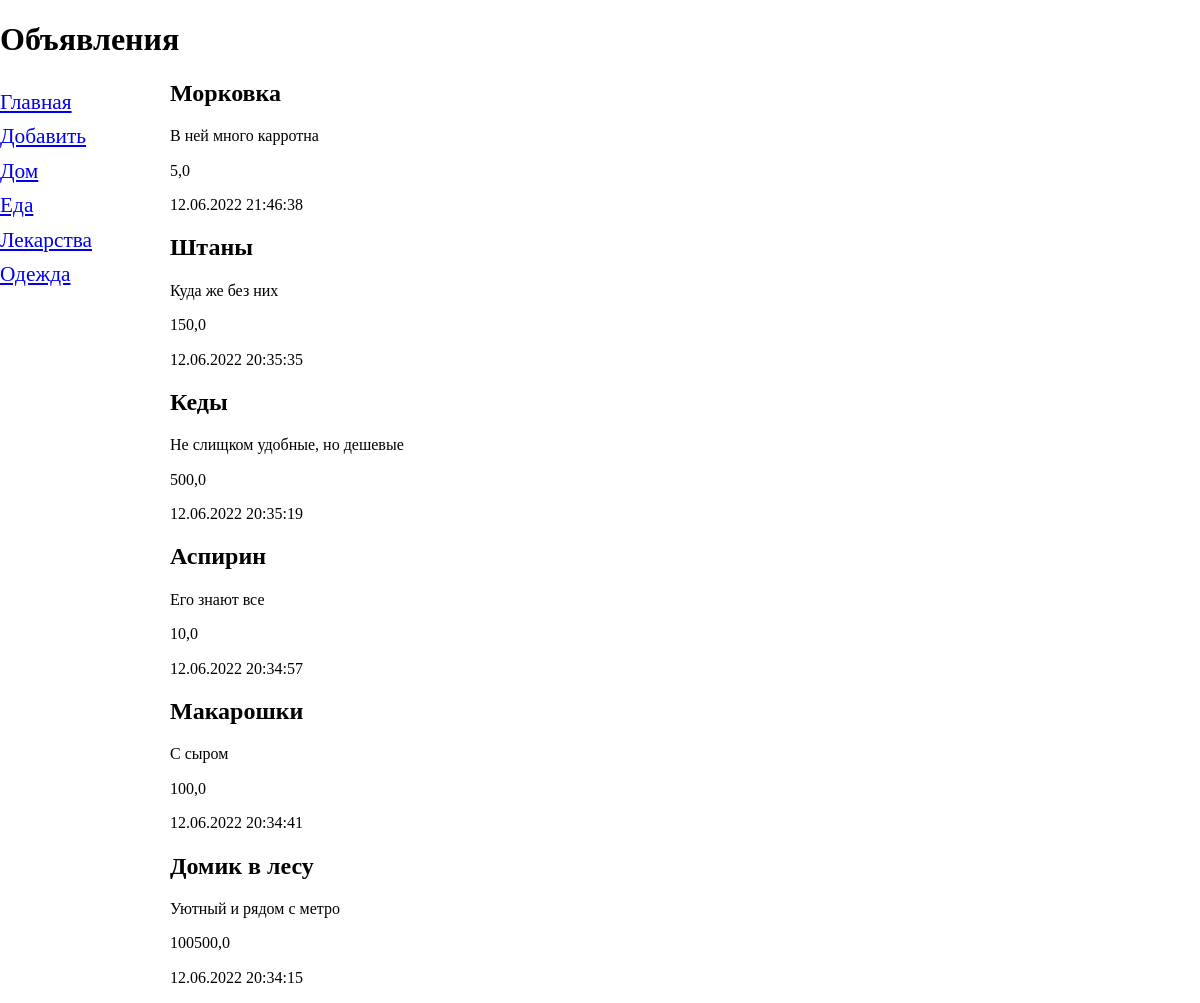
/bboard/, run on the app's committed database.
### bboard/models.py (models this page shows, shortened)
class Rubric(models.Model):
    name = models.CharField(max_length=50, db_index=True, verbose_name="Название")
    class Meta:
        verbose_name_plural = "Рубрика"
        verbose_name = "Рубрика"
        ordering = ["name"]

class Bb(models.Model):
    rubric = models.ForeignKey(
        "Rubric", null=True, on_delete=models.PROTECT, verbose_name="Рубрика"
    )
    title = models.CharField(max_length=50, verbose_name="Товар")
    content = models.TextField(null=True, blank=True, verbose_name="Описание")
    price = models.FloatField(null=True, blank=True, verbose_name="Цена")
    published = models.DateTimeField(
        auto_now_add=True, db_index=True, verbose_name="Дата публикации"
    )
    class Meta:
        verbose_name_plural = "Объявления"
        verbose_name = "Объявление"
        ordering = ["-published"]

### bboard/views.py (the view)
# urls.py: path("", index, name="index"),
def index(request: HttpRequest):
    bbs = Bb.objects.all()
    rubrics = Rubric.objects.all()
    context = {"bbs": bbs, "rubrics": rubrics}
    return render(template_name="index.html", context=context, request=request)

### bboard/templates/index.html
{% extends "layout/basic.html" %}
{% block content %}
    {% for bb in bbs %}
        <div>
         <h2>{{ bb.title }}</h2>
             <p>{{ bb.content }}</p>
             <p>{{ bb.price }}</p>
             <p>{{ bb.published|date:"d.m.Y H:i:s" }}</p>
        </div>
    {% endfor %}
{% endblock %}

### bboard/templates/layout/basic.html (shortened to what this page needs)
{% load static %}
<!DOCTYPE html>
<html lang="en">
<head>
    <link rel="stylesheet" type="text/css" href="{% static "bboard/style.css" %}">
</head>
<body>
<H1>Объявления</H1>
<nav>
    <a href="{% url 'index' %}">Главная</a>
    <a href="{% url 'add' %}">Добавить</a>
    {% for rubric in rubrics %}
        <a href="{% url 'by_rubric' rubric.pk %}">{{ rubric.name }}</a>
    {% endfor %}
</nav>
<section>
{% block content %}
{% endblock %}
</section>
</body>
</html>

### bboard/static/bboard/style.css (style rules this page uses)
html { line-height: 1.15; -webkit-text-size-adjust: 100%; }
body { margin: 0; }
h1 { font-size: 2em; margin: 0.67em 0; }
a { background-color: transparent; }
nav { font-size: 16pt; width: 150px; float: left; }
nav a { display: block; margin: 10px 0; }
section { margin-left: 170px; }

### data on the page
Rubric: name "Дом"
Rubric: name "Еда"
Rubric: name "Лекарства"
Rubric: name "Одежда"
Bb: title "Морковка", content "В ней много карротна", price "5,0", published "12.06.2022 21:46:38"
Bb: title "Штаны", content "Куда же без них", price "150,0", published "12.06.2022 20:35:35"
Bb: title "Кеды", content "Не слищком удобные, но дешевые", price "500,0", published "12.06.2022 20:35:19"
Bb: title "Аспирин", content "Его знают все", price "10,0", published "12.06.2022 20:34:57"
Bb: title "Макарошки", content "С сыром", price "100,0", published "12.06.2022 20:34:41"
Bb: title "Домик в лесу", content "Уютный и рядом с метро", price "100500,0", published "12.06.2022 20:34:15"
